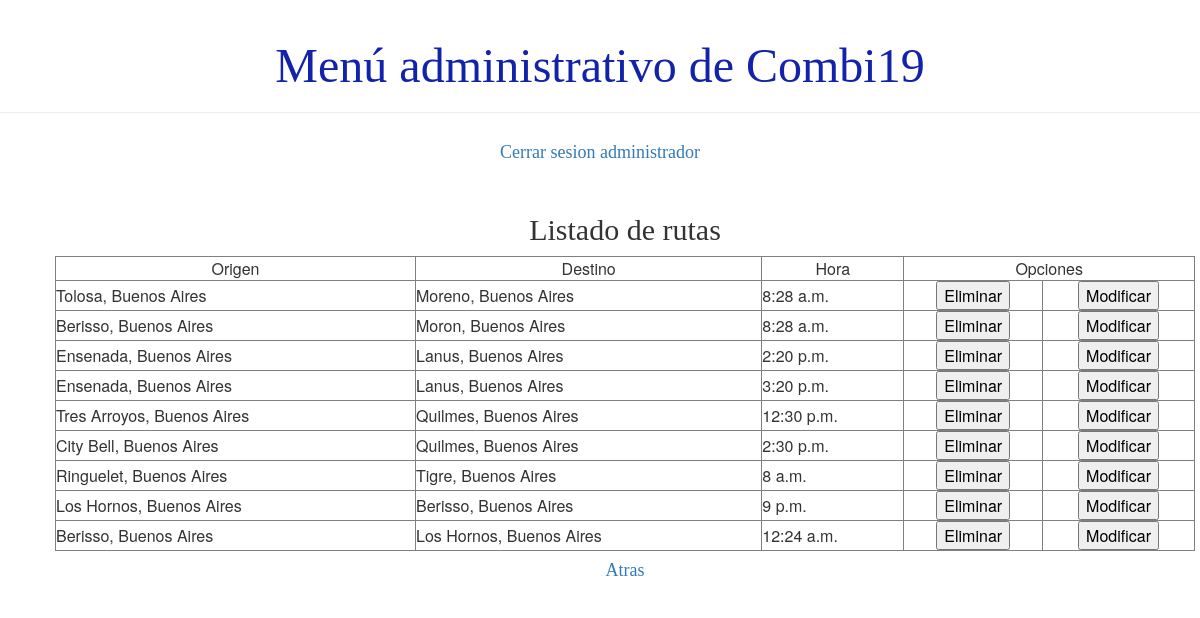
Before: /usuario/listaRuta (signed in) with the older database file.
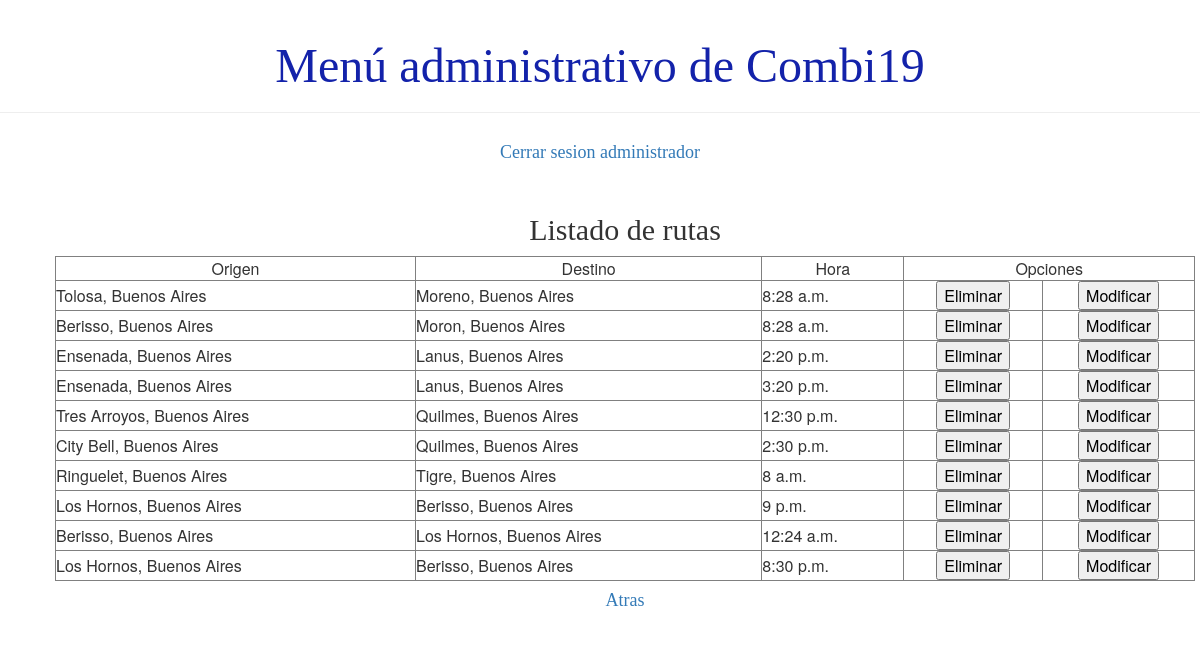
After: the same page with the newer database file.
### demo1/models.py (models this page shows, shortened)
class Ruta(models.Model):
    combi = models.ForeignKey(Combi, on_delete=models.CASCADE)
    origen = models.ForeignKey(Lugar, on_delete=models.CASCADE, related_name='origen')
    destino = models.ForeignKey(Lugar, on_delete=models.CASCADE, related_name='destino')
    hora = models.TimeField()
    distancia = models.IntegerField()
    activo = models.BooleanField(default=True)

### demo1/views.py (the view)
# urls.py: path('usuario/listaRuta',views.listado_ruta ,name='listado_ruta'),
def listado_ruta(request):
    rutas=obtenerOrigenesDestino()
    page_obj,cantidad = listadoDePaginacion(rutas, request)
    return render(request, 'demo1/listados/listado_ruta.html',{'page_obj':page_obj, 'cantidad':cantidad})

### demo1/views.py (called while the page is built)
def listadoDePaginacion(lista, request):
    paginator= Paginator(lista, 10)
    cantidad=False if (paginator.count == 0) else True
    page_number = request.GET.get('page')
    return (paginator.get_page(page_number), cantidad)

def obtenerOrigenesDestino():
    rutas=Ruta.objects.filter(activo=True)
    lista=[]
    for r in rutas:
        o=Lugar.objects.get(id=r.origen.id)
        d=Lugar.objects.get(id=r.destino.id)
        dic={'origen': o.nombre_de_lugar+', '+o.provincia, 'destino': d.nombre_de_lugar+', '+d.provincia, 'hora':r.hora, 'pk':r.id }
        lista.append(dic)
    return lista

### demo1/templates/demo1/listados/listado_ruta.html (shortened to what this page needs)
{% extends 'demo1/base.html' %}
{% load static %}
{% block content %}
<div class="card">
    <h2>Listado de rutas</h2>
</div>
    <div >
    <table class="tablalista" width=100% border="1">
        <tbody>
        {% if cantidad %}
            <tr>
                <td align="center">Origen</td>
                <td align="center">Destino</td>
                <td align="center">Hora</td>
                <td align="center" colspan="2">Opciones</td>
            </tr>
            {% for i in page_obj %}
                <tr>
                    <td>{{ i.origen  }}</td>
                    <td>{{ i.destino }}</td>
                    <td>{{ i.hora }}</td>
                    <td align="center">
                        <button onclick="confirmarEliminacion('{% url 'eliminar_ruta' pk=i.pk%}', 'Esta seguro que desea eliminar la ruta?' )" style="color: black;">Eliminar</button></td>
                    <td align="center">
                        <button><a href="{% url 'modificar_ruta' pk=i.pk%}" style="text-decoration:none; color: black;">Modificar</a></button>
                    </td>
                </tr>
            {% endfor %}
        {% else %}
            <p>No se registro ninguna ruta</p>
        {% endif %}
    </tbody>
    </table>
    </div>
<div class="card"><h4><a href="{% url 'principal' %}">Atras</a></h4></div>
{% endblock %}

Changed rows visible on the page:
added Ruta: hora "8:30 p.m."
Other visible differences:
new list line: "Los Hornos, Buenos Aires Berisso, Buenos Aires Eliminar Modificar"
